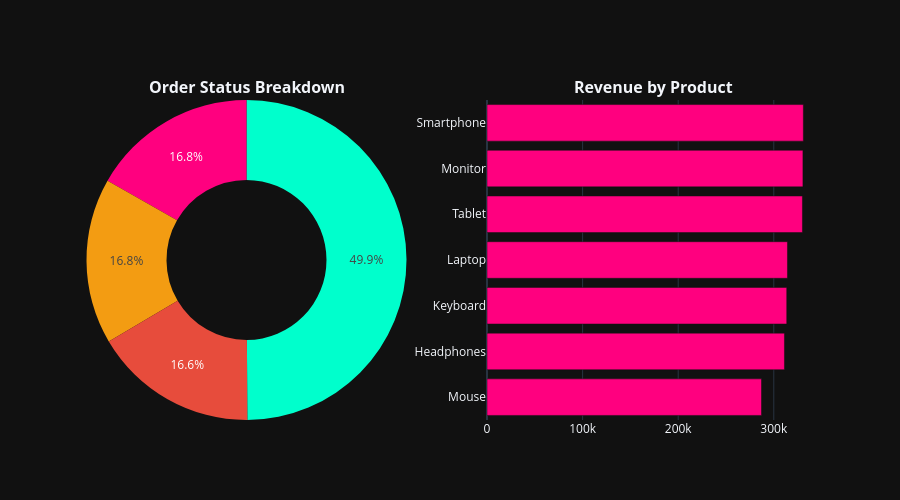

Write notebook code for a chart like this one.
### Code cell
# 3.2 Product Performance & Cancellation Rates
fig = make_subplots(rows=1, cols=2, specs=[[{"type": "domain"}, {"type": "xy"}]],
                    subplot_titles=("<b>Order Status Breakdown</b>", "<b>Revenue by Product</b>"))

# Donut Chart for Order Status
status_counts = df['OrderStatus'].value_counts()
fig.add_trace(go.Pie(labels=status_counts.index, values=status_counts.values, hole=.5, 
                     marker=dict(colors=['#00ffcc', '#ff007f', '#f39c12', '#e74c3c'])), row=1, col=1)

# Horizontal Bar for Product Revenue
prod_rev = df.groupby('Product')['TotalPrice'].sum().sort_values(ascending=True)
fig.add_trace(go.Bar(x=prod_rev.values, y=prod_rev.index, orientation='h', 
                     marker=dict(color='#ff007f')), row=1, col=2)

fig.update_layout(template='plotly_dark', height=500, title_x=0.5, showlegend=False)
fig.show()

### Figure 1 — Plotly figure (JSON) as saved in the notebook; plotly's stock layout.template omitted (floating-point values rounded to 4 significant figures)
{"data": [{"domain": {"x": [0, 0.45], "y": [0, 1]}, "hole": 0.5, "labels": ["Completed", "Shipped", "Cancelled", "Returned"], "marker": {"colors": ["#00ffcc", "#ff007f", "#f39c12", "#e74c3c"]}, "type": "pie", "values": [599, 201, 201, 199]}, {"marker": {"color": "#ff007f"}, "orientation": "h", "type": "bar", "x": [287100.0, 311100.0, 313500.0, 314300.0, 329900.0, 330500.0, 330900.0], "xaxis": "x", "y": ["Mouse", "Headphones", "Keyboard", "Laptop", "Tablet", "Monitor", "Smartphone"], "yaxis": "y"}], "layout": {"annotations": [{"font": {"size": 16}, "showarrow": false, "text": "<b>Order Status Breakdown</b>", "x": 0.225, "xanchor": "center", "xref": "paper", "y": 1, "yanchor": "bottom", "yref": "paper"}, {"font": {"size": 16}, "showarrow": false, "text": "<b>Revenue by Product</b>", "x": 0.775, "xanchor": "center", "xref": "paper", "y": 1, "yanchor": "bottom", "yref": "paper"}], "height": 500, "showlegend": false, "title": {"x": 0.5}, "xaxis": {"anchor": "y", "domain": [0.55, 1]}, "yaxis": {"anchor": "x", "domain": [0, 1]}}}
